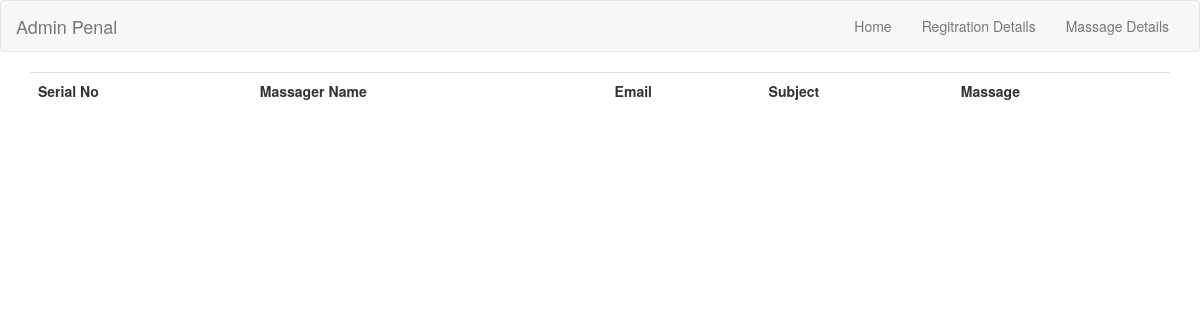
Before: /msgRecord.php with the older database file.
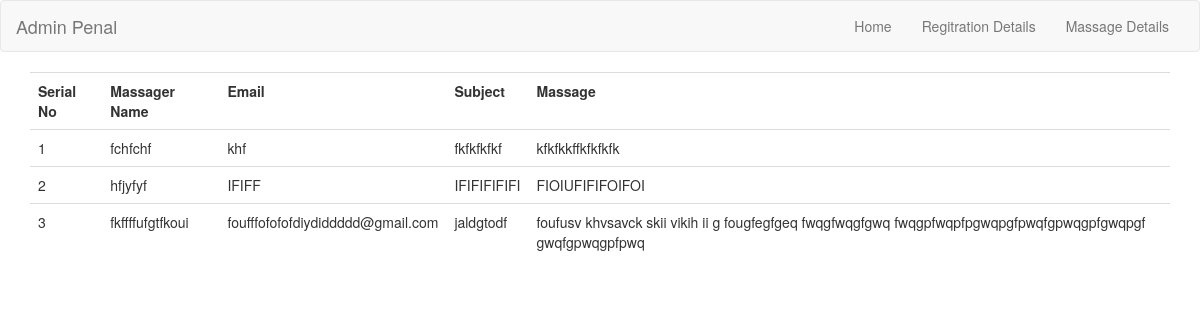
After: the same page with the newer database file.
### tables this page shows
CREATE TABLE `massage` (
  `s_no` int(100) NOT NULL,
  `s_name` text NOT NULL,
  `s_email` varchar(40) NOT NULL,
  `s_subject` varchar(100) NOT NULL,
  `s_massage` varchar(255) NOT NULL
);

### msgRecord.php (the view, shortened to what this page needs)
<!DOCTYPE html>
<html lang="en">
<head>
    <link rel="stylesheet" href="./css/style.css">
    <link rel="stylesheet" href="./css/bootstrap.min.css">
</head>
<body>
     <div class="container-fuild">
        <nav class="navbar navbar-default  ">
            <div class="container-fluid">
                <div class="navbar-brand">
                    Admin Penal
                </div>
                <div class="navbar-header navbar-right">
                  <ul class="nav navbar-nav  ">
                        <li><a href="admin.php">Home</a></li>
                      <li><a href="regShowRecord.php">Regitration Details</a></li>
                      <li><a href="msgRecord.php">Massage Details</a></li>
                  </ul>
                </div>
            </div>
        </nav>
     </div>
        <div class="container">
            <table class="table table-default table-hover">
                <tr class="">
                    <th>Serial No</th>
                    <th>Massager Name</th>
                    <th>Email</th>
                    <th>Subject</th>
                    <th>Massage</th>
                </tr>
 <?php
     $query = "SELECT * FROM massage";
     $run = mysql_query($query);
     while ($row=mysql_fetch_array($run)) {
         $id = $row['s_no'];
         $name = $row['s_name'];
         $email = $row['s_email'];
         $subject = $row['s_subject'];
         $massage = $row['s_massage'];
 ?>
                <tr>
                   <td><?php echo $id;  ?></td>
                   <td><?php echo $name;  ?></td>
                   <td><?php echo $email;  ?></td>
                   <td><?php echo $subject;  ?></td>
                   <td><?php echo $massage;  ?></td>
                </tr>
<?php  } ?>
            </table>
        </div>
</body>
</html>

### css/style.css (style rules this page uses)
body { padding: 0px; margin: 0px; font-family: Arial, Helvetica, sans-serif; }

Changed rows visible on the page:
added massage: s_no "1", s_name "fchfchf", s_email "khf", s_subject "fkfkfkfkf", s_massage "kfkfkkffkfkfkfk"
added massage: s_no "2", s_name "hfjyfyf", s_email "IFIFF", s_subject "IFIFIFIFIFI", s_massage "FIOIUFIFIFOIFOI"
added massage: s_no "3", s_name "fkffffufgtfkoui", s_email "foufffofofofdiydiddddd@gmail.com", s_subject "jaldgtodf", s_massage "foufusv khvsavck skii vikih ii g fougfegfgeq fwqgfwqgfgwq fwqgpfwqpfpgwqpgfpwqfgpwqgpfgwqpgf gwqfgpwqgpfpwq"
